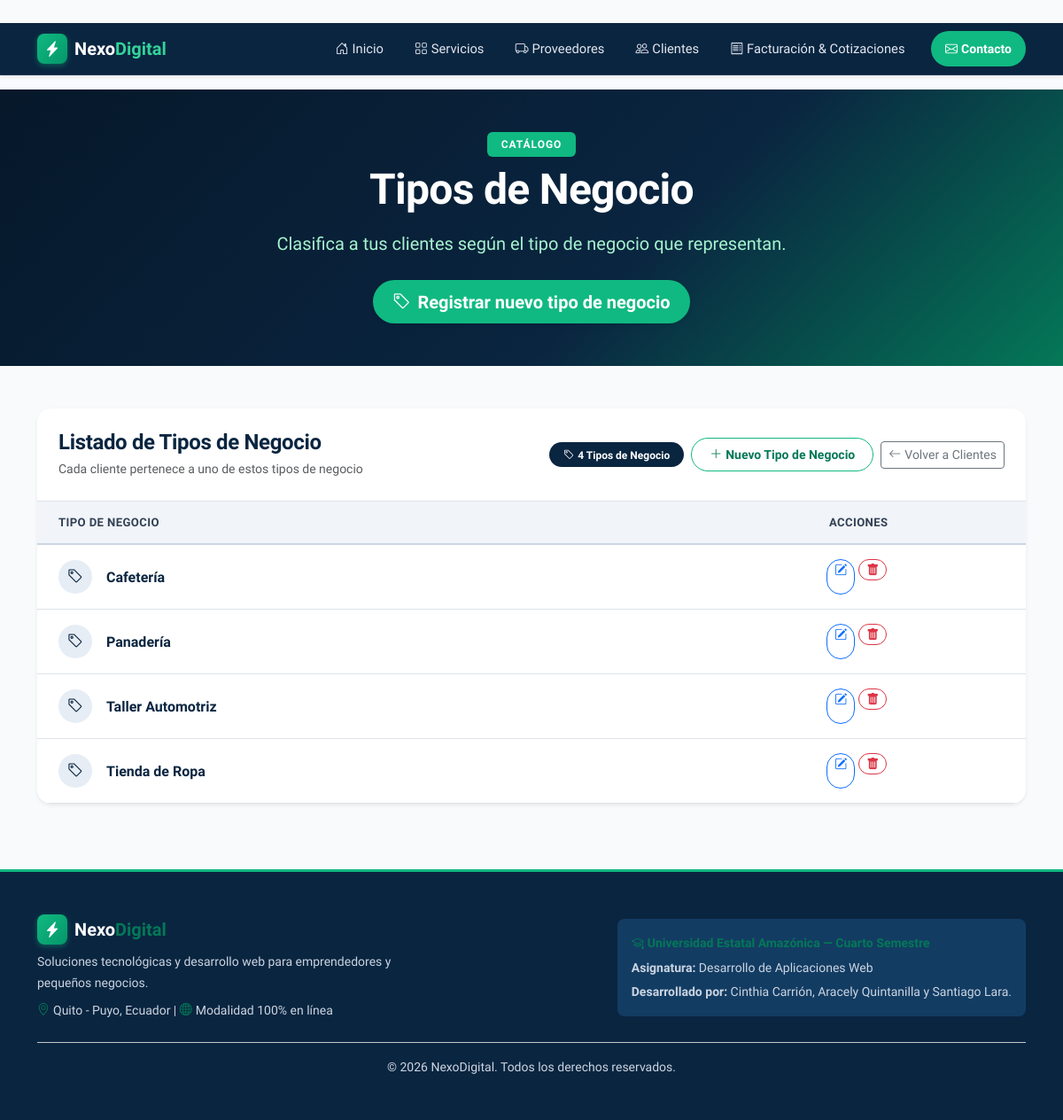
/tipos-negocio, run on the app's committed database.
### tables this page shows
CREATE TABLE tipos_negocio (
            id INTEGER PRIMARY KEY AUTOINCREMENT,
            nombre TEXT NOT NULL UNIQUE
        );

### app.py (the view)
@app.route('/tipos-negocio')
def tipos_negocio():
    conn = db.get_connection()
    lista_tipos = conn.execute('SELECT * FROM tipos_negocio ORDER BY nombre').fetchall()
    conn.close()
    return render_template('tipos_negocio.html', tipos=lista_tipos)

### db.py (called while the page is built)
def get_connection():
    os.makedirs(DATA_DIR, exist_ok=True)
    conn = sqlite3.connect(DB_PATH)
    conn.row_factory = sqlite3.Row       # permite leer filas como fila['nombre']
    conn.execute('PRAGMA foreign_keys = ON')  # SQLite exige activar las FK en cada conexión
    return conn

### templates/tipos_negocio.html (shortened to what this page needs)
{% extends "base.html" %}
{% block content %}
<section class="page-header py-5 text-white">
    <div class="container text-center">
        <span class="badge bg-emerald mb-2 px-3 py-2 text-uppercase fw-semibold tracking-wider">Catálogo</span>
        <h1 class="display-5 fw-bold mb-3">Tipos de Negocio</h1>
        <p class="lead text-light-emerald mx-auto mb-4" style="max-width: 650px;">
            Clasifica a tus clientes según el tipo de negocio que representan.
        </p>
        <div>
            <a href="{{ url_for('nuevo_tipo_negocio') }}" class="btn btn-verde btn-lg shadow-sm">
                <i class="bi bi-tag me-2"></i>Registrar nuevo tipo de negocio
            </a>
        </div>
    </div>
</section>
<section class="py-5">
    <div class="container">
        <div class="card shadow-sm border-0 rounded-4 overflow-hidden">
            <div class="card-header bg-white p-4 border-bottom d-flex justify-content-between align-items-center flex-wrap gap-2">
                <div>
                    <h2 class="h4 fw-bold text-navy mb-1">Listado de Tipos de Negocio</h2>
                    <p class="text-muted small mb-0">Cada cliente pertenece a uno de estos tipos de negocio</p>
                </div>
                <div class="d-flex align-items-center gap-2">
                    <span class="badge bg-navy text-white px-3 py-2 rounded-pill">
                        <i class="bi bi-tag me-1"></i>{{ tipos|length }} Tipos de Negocio
                    </span>
                    <a href="{{ url_for('nuevo_tipo_negocio') }}" class="btn btn-outline-brand btn-sm">
                        <i class="bi bi-plus-lg me-1"></i>Nuevo Tipo de Negocio
                    </a>
                    <a href="{{ url_for('clientes') }}" class="btn btn-outline-secondary btn-sm">
                        <i class="bi bi-arrow-left me-1"></i>Volver a Clientes
                    </a>
                </div>
            </div>
            <div class="card-body p-0">
                {% if tipos %}
                <div class="table-responsive">
                    <table class="table table-hover align-middle mb-0 custom-table">
                        <thead class="table-navy text-white">
                            <tr>
                                <th class="ps-4 py-3">Tipo de Negocio</th>
                                <th class="py-3 text-center pe-4">Acciones</th>
                            </tr>
                        </thead>
                        <tbody>
                            {% for tipo in tipos %}
                            <tr>
                                <td class="ps-4 py-3">
                                    <div class="d-flex align-items-center gap-3">
                                        <div class="avatar-circle">
                                            <i class="bi bi-tag"></i>
                                        </div>
                                        <span class="fw-bold text-navy d-block">{{ tipo.nombre }}</span>
                                    </div>
                                </td>
                                <td class="py-3 text-center pe-4">
                                    <div class="d-inline-flex gap-1">
                                        <a href="{{ url_for('editar_tipo_negocio', id=tipo.id) }}" class="btn btn-outline-primary btn-sm rounded-pill" title="Editar tipo de negocio">
                                            <i class="bi bi-pencil-square"></i>
                                        </a>
                                        <form method="POST" action="{{ url_for('eliminar_tipo_negocio', id=tipo.id) }}" onsubmit="return confirm('¿Estás seguro de que deseas eliminar el tipo de negocio «{{ tipo.nombre }}»?');" class="d-inline">
                                            <button type="submit" class="btn btn-outline-danger btn-sm rounded-pill" title="Eliminar tipo de negocio">
                                                <i class="bi bi-trash-fill"></i>
                                            </button>
                                        </form>
                                    </div>
                                </td>
                            </tr>
                            {% endfor %}
                        </tbody>
                    </table>
                </div>
                {% endif %}
            </div>
        </div>
    </div>
</section>
{% endblock %}

### static/css/estilo.css (style rules this page uses)
:root { --navy: #0A2540; --navy-dark: #06182a; --navy-light: #133c63; --navy-subtle: #e6edf5; --emerald: #10b981; --emerald-dark: #047857; --emerald-subtle: #d1fae5; --emerald-text: #065f46; --mint-bright: #34d399; --amber: #f59e0b; --amber-subtle: #fef3c7; --amber-text: #92400e; --rose: #ef4444; --rose-subtle: #fee2e2; --rose-text: #991b1b; --bg-body: #f8fafc; --bg-card: #ffffff; --text-heading: #0f172a; --text-body: #334155; --text-muted: #475569; --border-color: #e2e8f0; --radius-sm: 8px; --radius-md: 12px; --radius-lg: 18px; --shadow-sm: 0 2px 6px rgba(15, 23, 42, 0.04); --shadow-md: 0 4px 16px rgba(15, 23, 42, 0.06); --shadow-hover: 0 10px 24px rgba(15, 23, 42, 0.10); }
body { font-family: 'Plus Jakarta Sans', -apple-system, BlinkMacSystemFont, 'Segoe UI', Roboto, sans-serif; background-color: var(--bg-body); color: var(--text-body); line-height: 1.65; -webkit-font-smoothing: antialiased; }
h1, h2, h3, h4, h5, h6 { color: var(--text-heading); font-weight: 700; letter-spacing: -0.015em; }
.bg-navy { background-color: var(--navy) !important; }
.bg-emerald { background-color: var(--emerald) !important; color: #ffffff !important; }
.text-navy { color: var(--navy) !important; }
.text-light-emerald { color: #a7f3d0 !important; }
.tracking-wider { letter-spacing: 0.08em; }
.hero-section, .page-header { background: linear-gradient(135deg, #06182a 0%, #0A2540 60%, #047857 100%); position: relative; overflow: hidden; }
.hero-section h1, .page-header h1 { color: #ffffff !important; }
.btn-verde { background-color: var(--emerald); color: #ffffff !important; border-radius: 50px; border: none; font-weight: 600; padding: 0.6rem 1.4rem; transition: all 0.2s ease; }
.btn-outline-brand { border: 1.5px solid var(--emerald); color: var(--emerald-dark); font-weight: 600; border-radius: 50px; padding: 0.45rem 1.25rem; background-color: #ffffff; transition: all 0.2s ease; }
.card { border-radius: var(--radius-md); background-color: var(--bg-card); border: 1px solid var(--border-color); box-shadow: var(--shadow-sm); transition: transform 0.2s ease, box-shadow 0.2s ease; }
.avatar-circle { width: 38px; height: 38px; border-radius: 50%; background-color: var(--navy-subtle); color: var(--navy); display: inline-flex; align-items: center; justify-content: center; font-size: 1.1rem; }
.custom-table thead th { background-color: #f1f5f9; color: #334155; font-weight: 700; border-bottom: 2px solid #cbd5e1; font-size: 0.82rem; text-transform: uppercase; letter-spacing: 0.03em; padding: 0.85rem 0.75rem; }
.custom-table tbody tr { transition: background-color 0.15s ease; }

### data on the page
tipos_negocio: nombre "Cafetería"
tipos_negocio: nombre "Panadería"
tipos_negocio: nombre "Taller Automotriz"
tipos_negocio: nombre "Tienda de Ropa"

### other printed values
{{ tipos|length }} "4"
